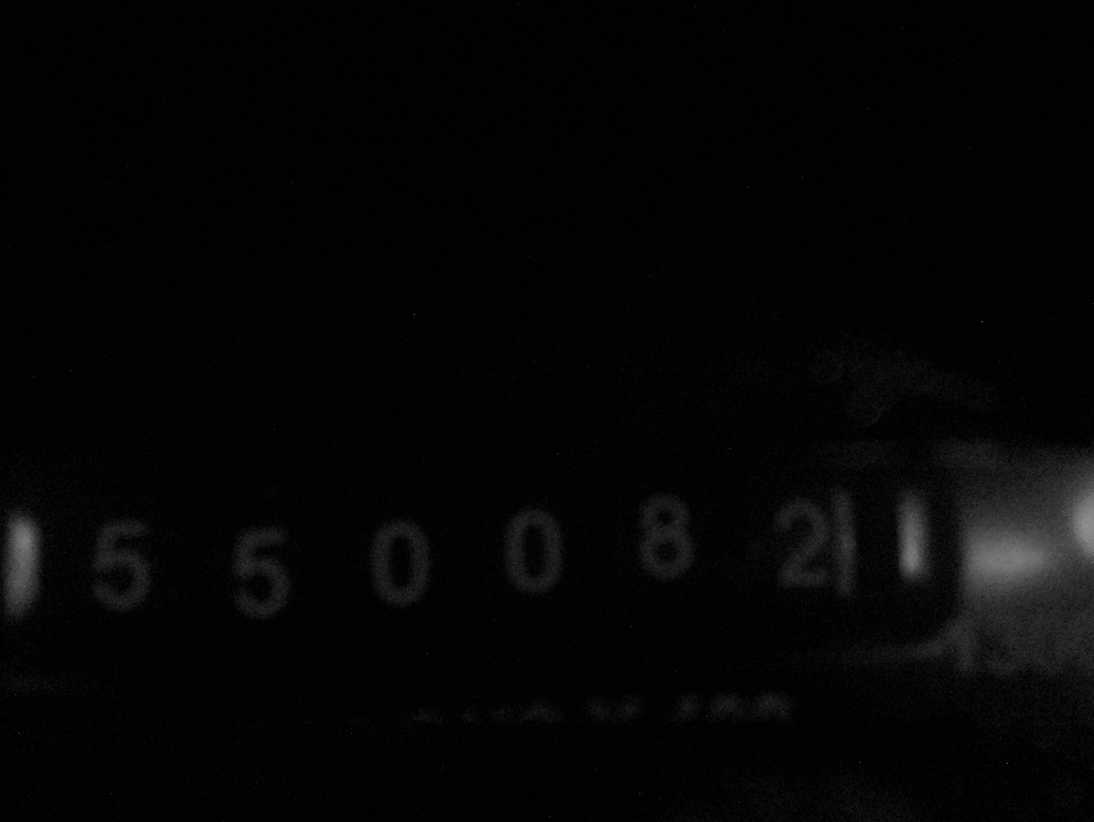
#> input picture img/20250921164708.jpeg, 3280 x 2464 px (shown at 1/3 size)
$ python utils.py ../../img/20250921164708.jpeg out.png
#> lines starting #> are read from the running program, lines starting #| are printed output that depends on the picture
import os
from PIL import Image, ImageOps, ImageEnhance, ImageFilter
import cv2
import numpy as np
import csv
from itertools import islice

# [90 lines left out: functions calculate_digit_level_accuracy, auto_crop_image, not called in this run]

def preprocess_image(input_path, output_path=None):
    '''
    Description:
    Function processes the image before it's sent to Tesseract for text extraction.

    1. Image is resized so fewer pixels need to be analyzed (efficiency bump)
    2. Crop to relevant area
    3. Convert from color to B/W
    4. Invert colors (Black text on White bg is optimal)
    5. Gaussian blur decreases number of artifacts/dust
    6. Contrast is increased to further darken the text

    Parameters:
    input_path (str): File being processed
    output_path=None (str): Output can be changed if desired...

    Output:
    processed (PIL.Image.Image): Enhanced/adjusted image object
    '''
#> called with input_path = '../../img/20250921164708.jpeg', output_path = 'out.png'

    # First open the image
    img = Image.open(input_path).convert("RGB")
#> img is the input picture: PIL image 3280x2464 RGB; mean R, G, B 3.8, 5.3, 3.4

    # Smaller resolution (This is to run it on my CPU faster, but on a GPU this part of the code
    # could be removed and the application should work better with a better image resolution)
    base_width = 800 # 800 optimal
    w_percent = (base_width / float(img.size[0]))
#> w_percent = 0.244
    h_size = int((float(img.size[1])* float(w_percent)))
#> h_size = 600
    img = img.resize((base_width, h_size), Image.Resampling.LANCZOS)
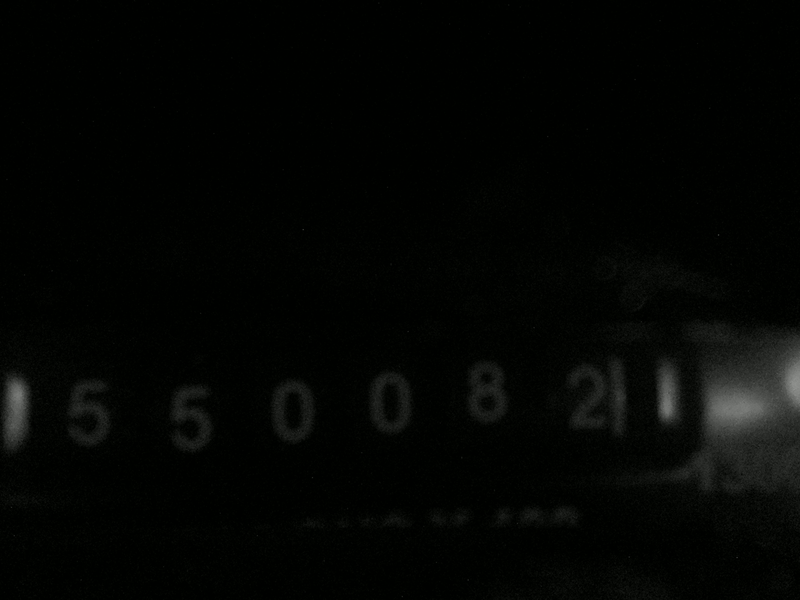
#> img: PIL image 800x600 RGB; mean R, G, B 3.8, 5.3, 3.4

    # Crop it
    width, height = img.size
#> width = 800; height = 600
    left = int(0.1 * width) #0.033 For testing images, 0.05 Broken ones,0.1 Latest
#> left = 80
    top = int(0.4 * height)
#> top = 240
    right = int(0.80 * width) # 0.75 Before # 0.80 optimal
#> right = 640
    bottom = int(0.75 * height) # Just height before
#> bottom = 450
    cropped = img.crop((left, top, right, bottom))
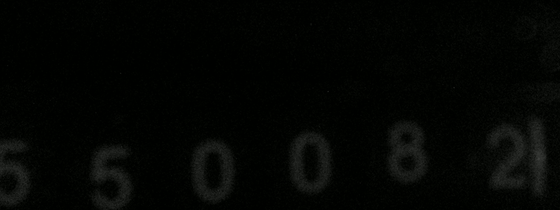
#> cropped: PIL image 560x210 RGB; mean R, G, B 3.6, 5.2, 3.1

    # Convert grayscale
    gray = cropped.convert("L")
    #gray = img.convert("L")

    # Invert the colors
    inverted = ImageOps.invert(gray)
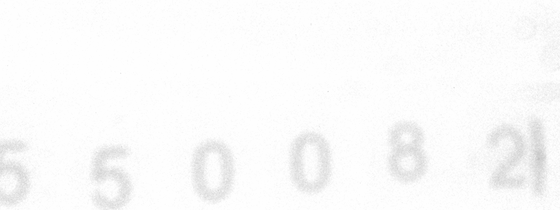
#> inverted: PIL image 560x210 L; min 192, max 255, mean 250.5

    # apply Gaussian blur
    blurred = inverted.filter(ImageFilter.GaussianBlur(1.5)) # 3.5 optimal, 1.5 seems to work fine

    # Increase contrast
    enhancer = ImageEnhance.Contrast(blurred)
    processed = enhancer.enhance(15) # 10 optimal
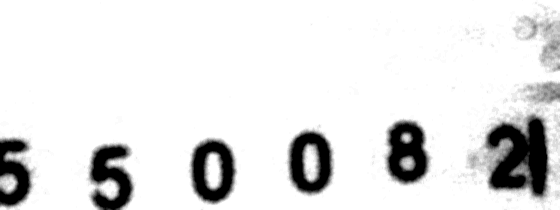
#> processed: PIL image 560x210 L; min 0, max 255, mean 226.9

    if output_path:
        processed.save(output_path)

    return processed


if __name__ == "__main__":
    import sys

    if len(sys.argv) < 2:
        print("Not enough arguments")
        sys.exit(1)

    input_img = sys.argv[1]
    output_img = None
    if len(sys.argv) > 2:
        output_img = sys.argv[2]

    processed_img = preprocess_image(input_img, output_img)
    print("Processing Complete.")

$ run again, on img/latest.jpeg
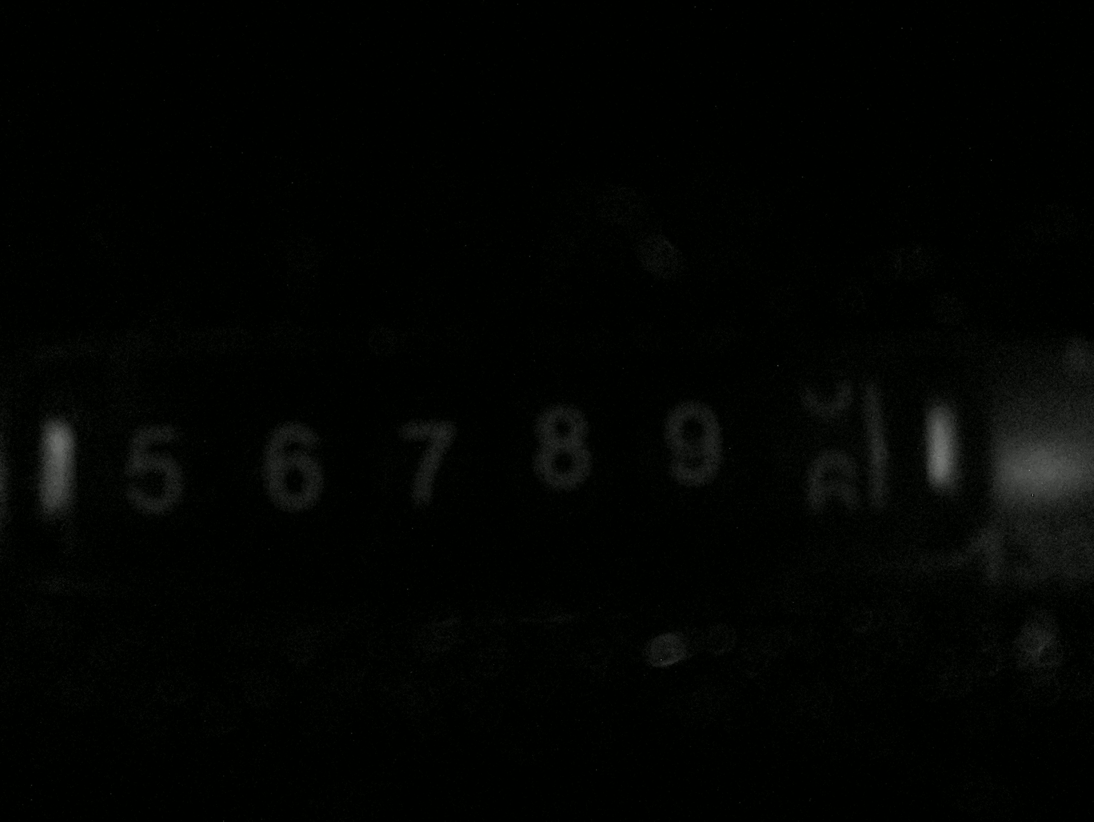
#> input picture img/latest.jpeg, 3280 x 2464 px (shown at 1/3 size)
#> in preprocess_image, img is the input picture: PIL image 3280x2464 RGB; mean R, G, B 2.6, 4.1, 2.2
#> img: PIL image 800x600 RGB
#> in preprocess_image, `cropped = img.crop((left, top, right, bottom))`:
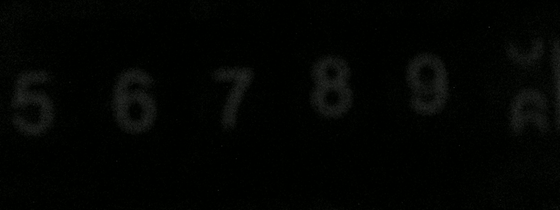
#> cropped: PIL image 560x210 RGB; mean R, G, B 2.7, 4.3, 2.3
#> in preprocess_image, `processed = enhancer.enhance(15)`:
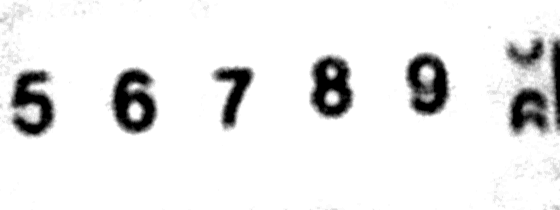
#> processed: PIL image 560x210 L; min 0, max 255, mean 232.8
